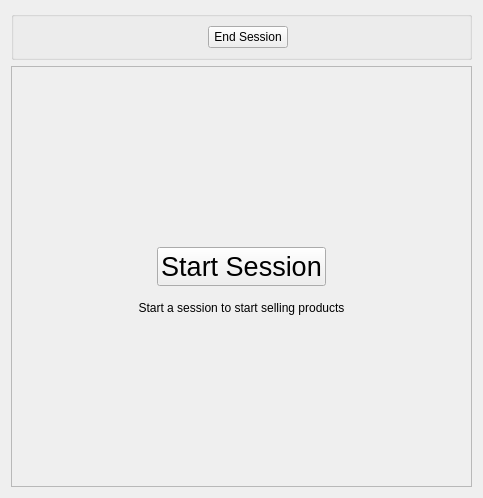
<?xml version="1.0" encoding="UTF-8"?>
<ui version="4.0">
 <class>Form</class>
 <widget class="QWidget" name="Form">
  <property name="geometry">
   <rect>
    <x>0</x>
    <y>0</y>
    <width>483</width>
    <height>498</height>
   </rect>
  </property>
  <property name="windowTitle">
   <string>Form</string>
  </property>
  <layout class="QVBoxLayout" name="verticalLayout">
   <item>
    <widget class="QGroupBox" name="groupBox_8">
     <layout class="QHBoxLayout" name="horizontalLayout_7">
      <item>
       <spacer name="horizontalSpacer_5">
        <property name="orientation">
         <enum>Qt::Horizontal</enum>
        </property>
        <property name="sizeHint" stdset="0">
         <size>
          <width>40</width>
          <height>20</height>
         </size>
        </property>
       </spacer>
      </item>
      <item>
       <widget class="QLabel" name="sessionTimeLabel">
        <property name="text">
         <string/>
        </property>
       </widget>
      </item>
      <item>
       <widget class="QPushButton" name="endSessionButton">
        <property name="text">
         <string>End Session</string>
        </property>
       </widget>
      </item>
      <item>
       <spacer name="horizontalSpacer_6">
        <property name="orientation">
         <enum>Qt::Horizontal</enum>
        </property>
        <property name="sizeHint" stdset="0">
         <size>
          <width>40</width>
          <height>20</height>
         </size>
        </property>
       </spacer>
      </item>
     </layout>
     <zorder>endSessionButton</zorder>
     <zorder>horizontalSpacer_5</zorder>
     <zorder>sessionTimeLabel</zorder>
     <zorder>horizontalSpacer_6</zorder>
    </widget>
   </item>
   <item>
    <widget class="QFrame" name="sessionFrame">
     <property name="styleSheet">
      <string notr="true"/>
     </property>
     <property name="frameShape">
      <enum>QFrame::StyledPanel</enum>
     </property>
     <property name="frameShadow">
      <enum>QFrame::Sunken</enum>
     </property>
     <layout class="QVBoxLayout" name="verticalLayout_5">
      <item>
       <spacer name="verticalSpacer">
        <property name="orientation">
         <enum>Qt::Vertical</enum>
        </property>
        <property name="sizeHint" stdset="0">
         <size>
          <width>20</width>
          <height>40</height>
         </size>
        </property>
       </spacer>
      </item>
      <item>
       <widget class="QWidget" name="widget" native="true">
        <layout class="QHBoxLayout" name="horizontalLayout_6">
         <item>
          <spacer name="horizontalSpacer_7">
           <property name="orientation">
            <enum>Qt::Horizontal</enum>
           </property>
           <property name="sizeHint" stdset="0">
            <size>
             <width>40</width>
             <height>20</height>
            </size>
           </property>
          </spacer>
         </item>
         <item>
          <widget class="QPushButton" name="startSessionButton">
           <property name="font">
            <font>
             <pointsize>20</pointsize>
            </font>
           </property>
           <property name="text">
            <string>Start Session</string>
           </property>
           <property name="autoExclusive">
            <bool>true</bool>
           </property>
          </widget>
         </item>
         <item>
          <spacer name="horizontalSpacer_8">
           <property name="orientation">
            <enum>Qt::Horizontal</enum>
           </property>
           <property name="sizeHint" stdset="0">
            <size>
             <width>40</width>
             <height>20</height>
            </size>
           </property>
          </spacer>
         </item>
        </layout>
       </widget>
      </item>
      <item>
       <widget class="QLabel" name="label_6">
        <property name="text">
         <string>Start a session to start selling products</string>
        </property>
        <property name="alignment">
         <set>Qt::AlignCenter</set>
        </property>
       </widget>
      </item>
      <item>
       <spacer name="verticalSpacer_2">
        <property name="orientation">
         <enum>Qt::Vertical</enum>
        </property>
        <property name="sizeHint" stdset="0">
         <size>
          <width>20</width>
          <height>40</height>
         </size>
        </property>
       </spacer>
      </item>
     </layout>
    </widget>
   </item>
  </layout>
 </widget>
 <resources/>
 <connections/>
</ui>
